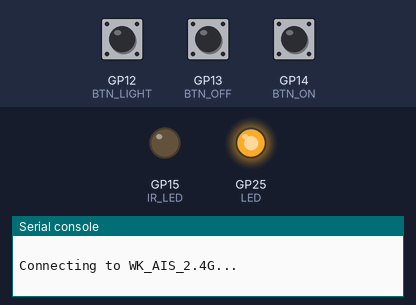
Recording of a program running on a simulated Raspberry Pi Pico running MicroPython. Parts: output pins drawn as LEDs (lit = HIGH), the last lines printed to the serial console. The test bench sets the inputs (shaded band); at power-on: GP13 (BTN_OFF) LOW, GP12 (BTN_LIGHT) LOW, GP14 (BTN_ON) HIGH. WiFi joins after 1.5 s; no MQTT or app messages arrive unless stated.

Above: at 0.4 s.
At 5.9 s:
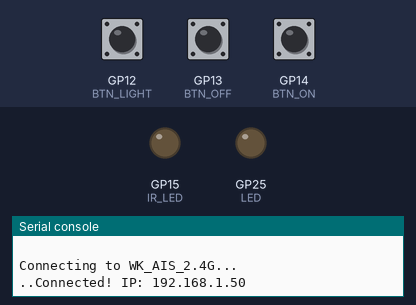
6.0 s: GP13 (BTN_OFF) pulled HIGH for 0.15 s
At 7.4 s:
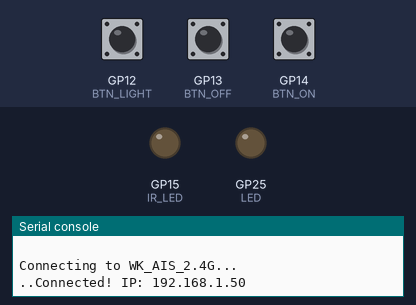
Timing chart, 0 to 9.0 s (numbered marks = the images above; inputs shaded):
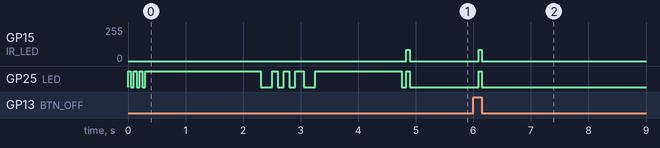

The program:

main.py
```python
import machine
from machine import Pin, PWM
import utime
import dht
import config
import wifi_manager
import gc
from umqtt.simple import MQTTClient

# --- 0. System Config & Debug ---
DEBUG = False  # เปลี่ยนเป็น False เมื่อติดตั้งใช้งานจริงเพื่อประหยัดทรัพยากร - True
SYSNAME = "Eagle Eye Legion"
SYSVER  = "1.0.3"

def log(msg):
    if DEBUG:
        print(msg)

# --- 1. Hardware Setup ---
LED = Pin("LED", Pin.OUT)
IR_LED = PWM(Pin(15))
IR_LED.freq(38000)
IR_LED.duty_u16(0)

BTN_ON    = Pin(14, Pin.IN)
BTN_OFF   = Pin(13, Pin.IN)
BTN_LIGHT = Pin(12, Pin.IN)
SENSOR    = dht.DHT11(Pin(16))

# --- 2. System Variables ---
CLIENT = None
MQTT_CONNECTED = False
LAST_MQTT_RECONNECT = 0
LAST_DHT_SEND = 0

# --- 3. Functions ---

def send_ir(raw_data, name):
    LED.on()
    log(f"[IR] Sending {name}...")
    IR_LED.duty_u16(21845); utime.sleep_us(9000); IR_LED.duty_u16(0); utime.sleep_us(4500)
    for i in range(0, len(raw_data)-1, 2):
        IR_LED.duty_u16(21845); utime.sleep_us(560); IR_LED.duty_u16(0)
        utime.sleep_us(1690 if raw_data[i+1] > 1000 else 560)
    IR_LED.duty_u16(21845); utime.sleep_us(560); IR_LED.duty_u16(0)
    LED.off()

def trigger_ota():
    global CLIENT, MQTT_CONNECTED
    log("\n[OTA] Preparing for Update...")
    try:
        if CLIENT:
            CLIENT.publish(config.TOPIC_AVAIL, "UPDATING", retain=True)
            utime.sleep_ms(500)
            CLIENT.disconnect()
    except: pass

    CLIENT = None
    MQTT_CONNECTED = False
    gc.collect()
    utime.sleep(1)

    try:
        import senko
        gc.collect()
        OTA = senko.Senko(user=config.OTA_USER, repo=config.OTA_REPO, working_dir=config.OTA_DIR, files=config.OTA_FILES)
        if OTA.update():
            log("[OTA] Update Success! Rebooting...")
            utime.sleep(2)
            machine.reset()
        else:
            log("[OTA] No New Version.")
            utime.sleep(1)
            machine.reset()
    except Exception as e:
        log(f"[OTA] Failed: {e}")
        utime.sleep(2)
        machine.reset()

def send_dht_data():
    for i in range(3):
        try:
            utime.sleep_ms(200)
            SENSOR.measure()
            t, h = SENSOR.temperature(), SENSOR.humidity()
            msg = '{{"t": "{}", "h": "{}"}}'.format(t, h)
            CLIENT.publish(config.TOPIC_SENSOR_DHT, msg)
            log(f"[DATA] Sent DHT: {t}C / {h}% (Try {i+1})")
            gc.collect()
            return
        except Exception as e:
            log(f"[DATA] DHT Try {i+1} Failed: {e}")
            utime.sleep_ms(500)
    log("[DATA] DHT Final Error: Give up")

def on_message(topic, msg):
    t = topic.decode()
    m = msg.decode().upper()
    log(f"\n[MQTT] Incoming: {t} -> {m}")

    if t.endswith(config.TOPIC_UPDATE) and m == "UPDATE":
        trigger_ota()
        return

    if t == config.TOPIC_AC_ON: send_ir(config.RAW_ON, "POWER ON")
    elif t == config.TOPIC_AC_OFF: send_ir(config.RAW_OFF, "POWER OFF")
    elif t == config.TOPIC_AC_LED: send_ir(config.RAW_LIGHT, "LIGHT")
    elif t == config.TOPIC_QUERY:
      log("[QUERY] Status Requested")
      try:
        CLIENT.publish(config.TOPIC_AVAIL, "ONLINE", retain=True, qos=1)
      except: pass
      send_dht_data()

def try_mqtt_connect():
    global CLIENT, MQTT_CONNECTED
    try:
        CLIENT = MQTTClient(config.CLIENT_ID, config.MQTT_BROKER, keepalive=60)
        CLIENT.set_callback(on_message)
        CLIENT.set_last_will(config.TOPIC_AVAIL, "OFFLINE", retain=True, qos=1)
        CLIENT.connect()

        topics = [config.TOPIC_AC_ON, config.TOPIC_AC_OFF, config.TOPIC_AC_LED, config.TOPIC_QUERY, config.TOPIC_UPDATE]
        for top in topics:
            CLIENT.subscribe(top)

        CLIENT.publish(config.TOPIC_AVAIL, "ONLINE", retain=True, qos=1)
        MQTT_CONNECTED = True
        log("MQTT Status: Connected")
        return True
    except Exception as e:
        log(f"MQTT Failed: {e}")
        MQTT_CONNECTED = False
        return False

def is_pressed(pin):
    if pin.value() == 0:
        utime.sleep_ms(80)
        return pin.value() == 0
    return False

# --- Start Up Sequence ---
log(f"\n{SYSNAME} v{SYSVER} (Starting...)")

# 1. Power On Flash
for _ in range(3): LED.on(); utime.sleep(0.05); LED.off(); utime.sleep(0.05)

# 2. WiFi Connecting
log("Connecting to WiFi...")
LED.on()
if wifi_manager.connect_wifi(config.WIFI_CONFIGS):
    LED.off(); utime.sleep(0.2)
    for _ in range(2): LED.on(); utime.sleep(0.1); LED.off(); utime.sleep(0.1) # WiFi OK

    # 3. MQTT Connecting
    log(f"Connecting to MQTT Broker {config.MQTT_BROKER}")
    LED.on()
    if try_mqtt_connect():
        LED.off(); utime.sleep(0.2)
        LED.on(); utime.sleep(1.5); LED.off() # Ready!
        log("SYSTEM READY!")
    else:
        # MQTT Fail: Strobe
        for _ in range(10): LED.on(); utime.sleep(0.05); LED.off(); utime.sleep(0.05)
else:
    # WiFi Fail: Slow Flash
    LED.off()
    for _ in range(3): LED.on(); utime.sleep(0.5); LED.off(); utime.sleep(0.5)

# --- Main Loop ---
while True:
    now = utime.ticks_ms()

    if MQTT_CONNECTED:
        try:
            CLIENT.check_msg()
        except:
            MQTT_CONNECTED = False
    elif utime.ticks_diff(now, LAST_MQTT_RECONNECT) > 15000:
        try_mqtt_connect()
        LAST_MQTT_RECONNECT = now

    if MQTT_CONNECTED and utime.ticks_diff(now, LAST_DHT_SEND) > 10000:
        send_dht_data()
        LAST_DHT_SEND = now

    if is_pressed(BTN_ON):
        send_ir(config.RAW_ON, "ON")
        while BTN_ON.value() == 0: utime.sleep_ms(20)

    if is_pressed(BTN_OFF):
        send_ir(config.RAW_OFF, "OFF")
        while BTN_OFF.value() == 0: utime.sleep_ms(20)

    if is_pressed(BTN_LIGHT):
        send_ir(config.RAW_LIGHT, "LIGHT")
        while BTN_LIGHT.value() == 0: utime.sleep_ms(20)

    utime.sleep_ms(20)
```

config.py
```python
# config.py

# --- WiFi & OTA ---
WIFI_CONFIGS = [
  ('WK_AIS_2.4G', '0813996766'),
  ('Galaxy A7189EE', '12345678')
]
ENABLE_OTA = False  # ตั้งเป็น False ถ้าต้องการข้ามการเช็คอัปเดต (By Pass)
OTA_USER = "wasankds"
OTA_REPO = "pico-ota"
OTA_DIR  = "pico-ac-remote-lg"
OTA_FILES = ["main.py", "wifi_manager.py", "config.py"]

# --- MQTT Settings ---
MQTT_BROKER = '192.168.1.140'
DEVICE_ID   = "pico-003"
CLIENT_ID   = 'pico-003'
# --- การจัดการ Topic ทั้งหมด ---
TOPIC_AC_ON = DEVICE_ID + "/ac/on"
TOPIC_AC_OFF = DEVICE_ID + "/ac/off"
TOPIC_AC_LED = DEVICE_ID + "/ac/led"
TOPIC_SENSOR_DHT = DEVICE_ID + "/sensor/dht"
TOPIC_QUERY     = DEVICE_ID + "/system/query"
TOPIC_AVAIL     = DEVICE_ID + "/system/availability"
TOPIC_UPDATE    = DEVICE_ID + "/system/update"

# --- ข้อมูลดิบ (Raw Data) เปิดแอร์ ---
RAW_ON = [563, 1528, 549, 491, 550, 485, 550, 494, 549, 1528, 549, 485, 550, 497, 550, 491, 537, 498, 549, 485, 548, 486, 549, 497, 550, 485, 549, 485, 550, 486, 549, 499, 550, 1527, 549, 498, 548, 499, 550, 486, 549, 485, 549, 498, 536, 499, 550, 485, 549, 1541, 536, 500, 549, 499, 548, 511, 549]

RAW_OFF = [589, 1516, 562, 490, 550, 498, 549, 480, 551, 1528, 548, 486, 561, 485, 549, 480, 561, 1515, 561, 1528, 561, 487, 562, 473, 562, 486, 548, 499, 549, 485, 549, 486, 549, 486, 562, 486, 549, 485, 548, 486, 549, 485, 563, 1529, 561, 487, 562, 1528, 562, 485, 550, 487, 548, 486, 549, 1529, 561]

RAW_LIGHT = [600, 1490, 576, 476, 562, 485, 562, 481, 549, 1528, 549, 485, 549, 486, 561, 480, 550, 1528, 549, 1540, 549, 473, 573, 473, 575, 486, 548, 485, 562, 485, 548, 485, 574, 473, 561, 484, 549, 486, 549, 485, 563, 1514, 561, 485, 548, 1528, 549, 472, 574, 485, 548, 1527, 563, 1527, 549, 485, 563]
```

wifi_manager.py
```python
import network
import time
# import machine

def connect_wifi(configs):
    """
    รับค่า configs เป็น list ของ tuple เช่น [('SSID', 'PWD'), ...]
    """
    wlan = network.WLAN(network.STA_IF)
    wlan.active(True)

    for ssid, pwd in configs:
        print(f'\nConnecting to {ssid}...')
        wlan.connect(ssid, pwd)

        # รอเชื่อมต่อ 10 วินาทีต่อหนึ่งจุด
        for _ in range(10):
            if wlan.isconnected():
                print(f'Connected! IP: {wlan.ifconfig()[0]}')
                return True
            time.sleep(1)
            print('.', end='')
        print(f'\nFailed to connect to {ssid}')

    return False
```

Measured:
- after the input at 6.0 s, GP15 (IR_LED): 0/255 → 85/255 after 0.09 s, → 0/255 0.06 s later; GP25 (LED): LOW → HIGH after 0.09 s, → LOW 0.06 s later
